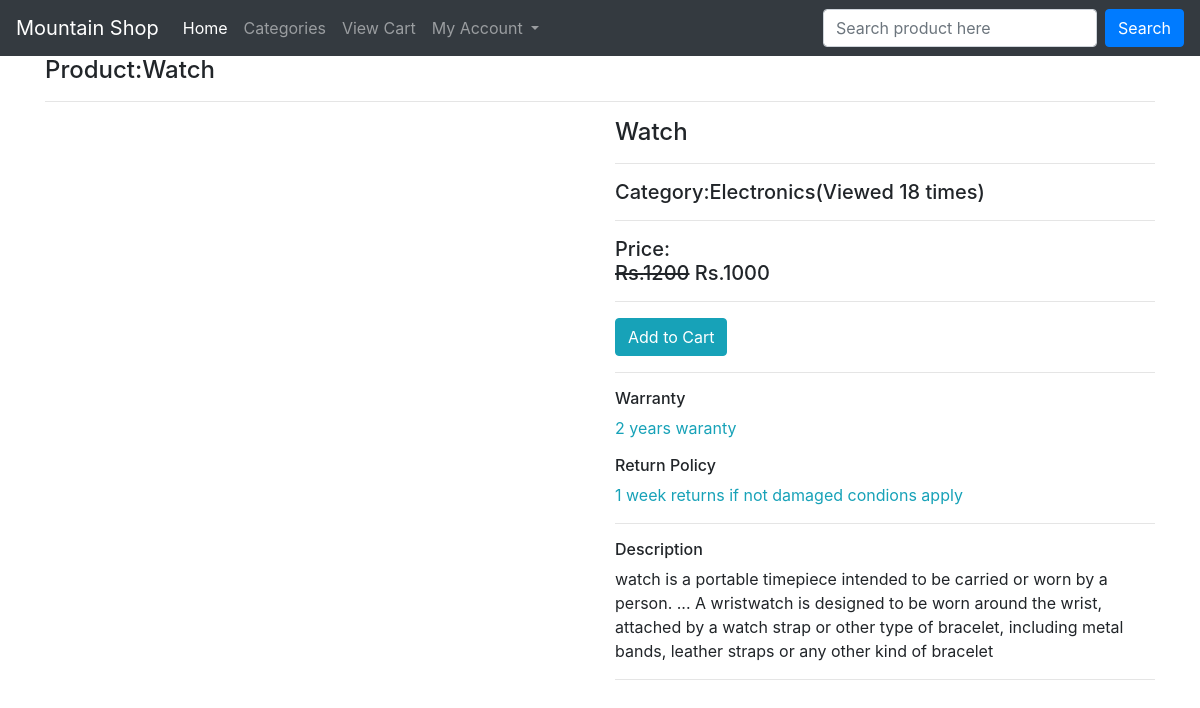
The page /product/watch/ on the database its author committed.
### ecomapp/models.py (models this page shows, shortened)
class Product(models.Model):
    title=models.CharField(max_length=200)
    slug=models.SlugField(unique=True)
    category=models.ForeignKey(Category,on_delete=models.CASCADE)
    image = models.ImageField(upload_to='products')
    marked_price =models.PositiveIntegerField()
    selling_price=models.PositiveIntegerField()
    description=models.TextField()
    warranty=models.CharField(max_length=300,null=True,blank=True)
    return_policy=models.CharField(max_length=300,null=True,blank=True)
    var_count=models.PositiveIntegerField(default=0)

class Category(models.Model):
    title=models.CharField(max_length=200)
    slug=models.SlugField(unique=True)
    def __str__(self):
        return self.title

### ecomapp/views.py (the view)
# urls.py: path('product/<slug:slug>/',ProductDetailView.as_view(),name='productdetail'),
class ProductDetailView(EcomMixin,TemplateView):
    template_name='productdetail.html'
    def get_context_data(self,**kwargs):
        context=super().get_context_data(**kwargs)
        url_slug=self.kwargs['slug']
        product=Product.objects.get(slug=url_slug)
        product.var_count +=1
        product.save()
        context['product']=product
        return context

### ecomapp/views.py (called while the page is built)
    def dispatch(self,request,*args,**kwargs):
        cart_id=self.request.session.get('cart_id')
        if cart_id:
            cart_obj=Cart.objects.get(id=cart_id)
            if request.user.is_authenticated and Customer.objects.filter(user=request.user).exists():
                cart_obj.customer=request.user.customer
                cart_obj.save()
        return super().dispatch(request,*args,**kwargs)

### templates/productdetail.html (shortened to what this page needs)
{% extends 'base.html'%}
{%block content%}
<div class="container">
    <h4>Product:{{product.title}}</h4>
    <hr>
    <div class="row">
        <div class="col-md-6">
        </div>
        <div class="col-md-6">
            <h4>{{product.title}}</h4>
            <hr>
            <h5>Category:{{product.category}}(Viewed {{product.var_count}} times)</h5>
            <hr>
            <h5>Price:<br><strike>Rs.{{product.marked_price}}</strike> Rs.{{product.selling_price}}</h5>
            <hr>
            <a href="{% url 'ecomapp:addtocart' product.id %}" class="btn btn-info">Add to Cart</a>
            <hr>
            <h6>Warranty</h6>
            <p class="text-info">{{product.warranty}}</p>
            <h6>Return Policy</h6>
            <p class="text-info">{{product.return_policy}}</p>
            <hr>
            <h6>Description</h6>
            <p> {{product.description}}</p>
            <hr>
        </div>
    </div>
</div>
{%endblock%}

### rows shown on the page
Product: title "Watch", category "Electronics", var_count "18", marked_price "1200", selling_price "1000", warranty "2 years waranty", return_policy "1 week returns if not damaged condions apply", description "watch is a portable timepiece intended to be carried or worn by a person. ... A wristwatch is designed to be worn around the wrist, attached by a watch strap or other type of bracelet, including metal bands, leather straps or any other kind of bracelet"
